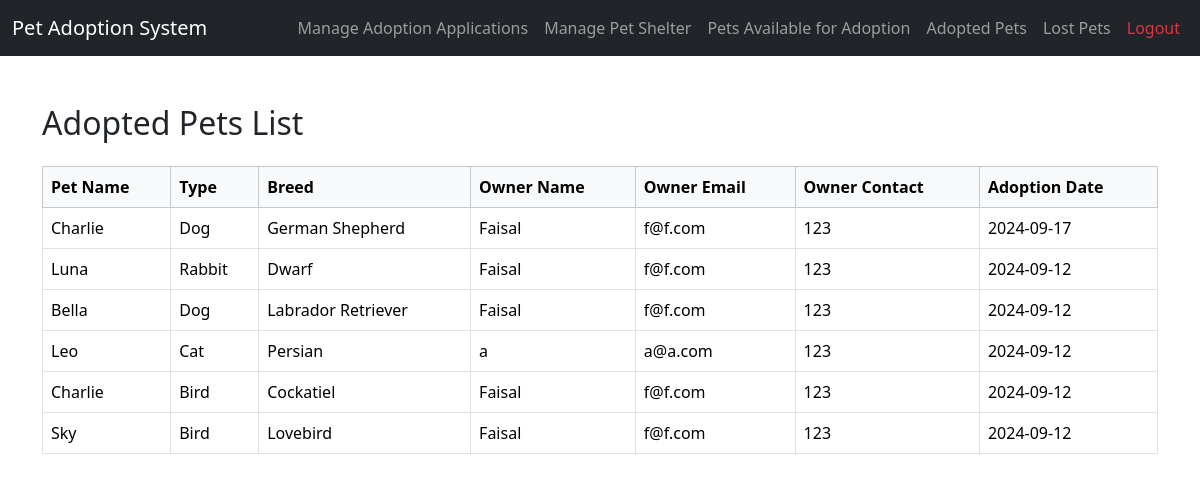
Page /admin_adopted_pets.php on the committed database.
### tables this page shows
CREATE TABLE `ownedpets` (
  `Pet_id` int(11) NOT NULL,
  `User_id` int(11) NOT NULL,
  `ApprovalDate` date DEFAULT NULL
);

CREATE TABLE `pet` (
  `Pet_id` int(11) NOT NULL,
  `Name` varchar(50) DEFAULT NULL,
  `Type` varchar(50) DEFAULT NULL,
  `Breed` varchar(50) DEFAULT NULL,
  `Age` int(11) DEFAULT NULL,
  `AdoptionStatus` tinyint(1) DEFAULT NULL,
  `Image_url` varchar(255) DEFAULT NULL
);

CREATE TABLE `user` (
  `User_id` int(11) NOT NULL,
  `Name` varchar(100) DEFAULT NULL,
  `Password` varchar(100) DEFAULT NULL,
  `ContactNumber` varchar(20) DEFAULT NULL,
  `Address` varchar(255) DEFAULT NULL,
  `Email` varchar(100) DEFAULT NULL,
  `Owned_pets` int(11) DEFAULT NULL
);

### admin_adopted_pets.php (the view, shortened to what this page needs)
<?php
require('db.php');
include 'admin_header.php';
$sql = "
    SELECT
        pet.Name AS PetName,
        pet.Type AS PetType,
        pet.Breed AS PetBreed,
        user.Name AS OwnerName,
        user.Email AS OwnerEmail,
        user.ContactNumber AS OwnerContact,
        ownedpets.ApprovalDate AS AdoptionDate
    FROM ownedpets
    JOIN pet ON ownedpets.Pet_id = pet.Pet_id
    JOIN user ON ownedpets.User_id = user.User_id
    WHERE pet.AdoptionStatus = 1
    ORDER BY ownedpets.ApprovalDate DESC
";
$result = $conn->query($sql);
?>
<!DOCTYPE html>
<html lang="en">
<head>
    <link rel="stylesheet" href="https://cdn.jsdelivr.net/npm/bootstrap@5.3.3/dist/css/bootstrap.min.css">
</head>
<body>
    <div class="container mt-5">
        <h2 class="mb-4">Adopted Pets List</h2>
        <table class="table table-bordered table-hover">
            <thead class="table-light">
                <tr>
                    <th>Pet Name</th>
                    <th>Type</th>
                    <th>Breed</th>
                    <th>Owner Name</th>
                    <th>Owner Email</th>
                    <th>Owner Contact</th>
                    <th>Adoption Date</th>
                </tr>
            </thead>
            <tbody>
                <?php if ($result->num_rows > 0): ?>
                    <?php while ($row = $result->fetch_assoc()): ?>
                        <tr>
                            <td><?php echo $row['PetName']; ?></td>
                            <td><?php echo $row['PetType']; ?></td>
                            <td><?php echo $row['PetBreed']; ?></td>
                            <td><?php echo $row['OwnerName']; ?></td>
                            <td><?php echo $row['OwnerEmail']; ?></td>
                            <td><?php echo $row['OwnerContact']; ?></td>
                            <td><?php echo $row['AdoptionDate']; ?></td>
                        </tr>
                    <?php endwhile; ?>
                <?php else: ?>
                    <tr>
                        <td colspan="7" class="text-center">No adopted pets found.</td>
                    </tr>
                <?php endif; ?>
            </tbody>
        </table>
    </div>
</body>
</html>

### admin_header.php (shortened to what this page needs)
<!DOCTYPE html>
<html lang="en">
<head>
    <link rel="stylesheet" href="https://cdn.jsdelivr.net/npm/bootstrap@5.3.3/dist/css/bootstrap.min.css">
</head>
<body>
    <nav class="navbar navbar-expand-lg navbar-dark bg-dark">
        <div class="container-fluid d-flex justify-content-between">
            <a class="navbar-brand" href="index.php">Pet Adoption System</a>
            <div class="collapse navbar-collapse" id="navbarNav">
                <ul class="navbar-nav ms-auto">
                    <li class="nav-item">
                        <a class="nav-link" href="admin_approval.php">Manage Adoption Applications</a>
                    </li>
                    <li class="nav-item">
                        <a class="nav-link" href="admin_pet_shelter.php">Manage Pet Shelter</a>
                    </li>
                    <li class="nav-item">
                        <a class="nav-link" href="admin_view_pets.php"> Pets Available for Adoption</a>
                    </li>
                    <li class="nav-item">
                        <a class="nav-link" href="admin_adopted_pets.php">Adopted Pets</a>
                    </li>
                    <li class="nav-item">
                        <a class="nav-link" href="admin_lost_pets.php">Lost Pets</a>
                    </li>
                    <li class="nav-item">
                        <a class="nav-link link-danger" href="logout.php">Logout</a>
                    </li>
                </ul>
            </div>
        </div>
    </nav>
</body>
</html>

### rows in the picture
ownedpets: Pet.Name "Charlie", Pet.Type "Dog", Pet.Breed "German Shepherd", User.Name "Faisal", User.Email "f@f.com", User.ContactNumber "123", ApprovalDate "2024-09-17"
ownedpets: Pet.Name "Luna", Pet.Type "Rabbit", Pet.Breed "Dwarf", User.Name "Faisal", User.Email "f@f.com", User.ContactNumber "123", ApprovalDate "2024-09-12"
ownedpets: Pet.Name "Bella", Pet.Type "Dog", Pet.Breed "Labrador Retriever", User.Name "Faisal", User.Email "f@f.com", User.ContactNumber "123", ApprovalDate "2024-09-12"
ownedpets: Pet.Name "Leo", Pet.Type "Cat", Pet.Breed "Persian", User.Name "a", User.Email "a@a.com", User.ContactNumber "123", ApprovalDate "2024-09-12"
ownedpets: Pet.Name "Charlie", Pet.Type "Bird", Pet.Breed "Cockatiel", User.Name "Faisal", User.Email "f@f.com", User.ContactNumber "123", ApprovalDate "2024-09-12"
ownedpets: Pet.Name "Sky", Pet.Type "Bird", Pet.Breed "Lovebird", User.Name "Faisal", User.Email "f@f.com", User.ContactNumber "123", ApprovalDate "2024-09-12"
